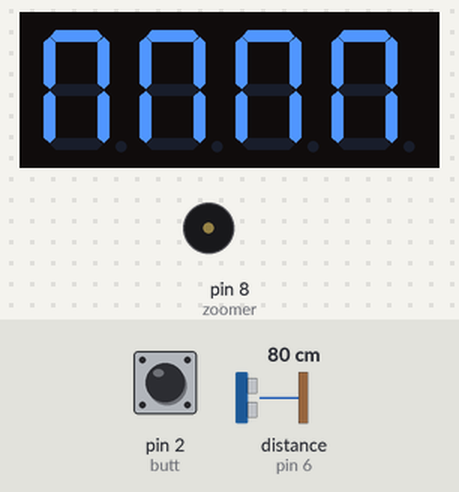
Bench run of a sketch on a simulated Arduino Uno, built with avr-gcc and run on an emulated ATmega328P. On the bench: 4-digit seven-segment display, buzzer (waves = sounding). Inputs (shaded band) come from the test bench; at power-on: pin 2 (butt) HIGH, distance to the obstacle (sensor on pin 6) 80 cm. The echo pulse lasts 58.3 µs per cm.

Above: at 4.0 s.
4.1 s: pin 2 (butt) pulled LOW for 0.15 s
At 5.3 s:
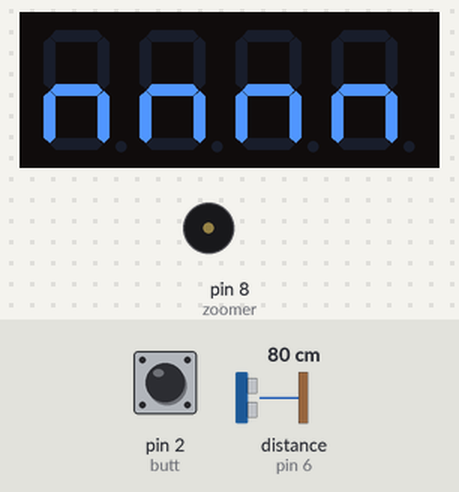
5.7 s: pin 2 (butt) pulled LOW for 1 s
At 5.92 s:
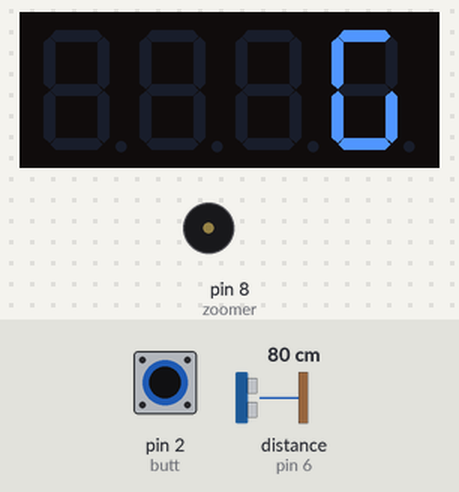
At 7.0 s:
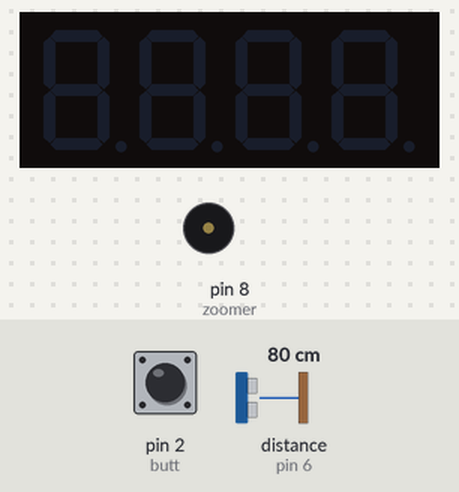
8.2 s: distance to the obstacle (sensor on pin 6) set to 72 cm
Timing chart, 0 to 11.2 s (numbered marks = the images above; inputs shaded):
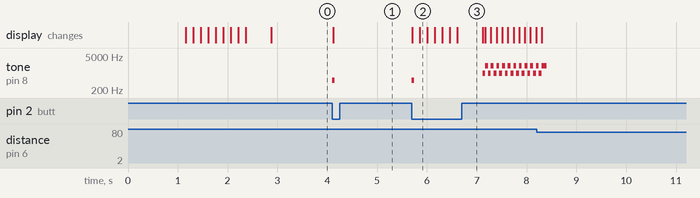

The sketch:

aga.ino
```cpp
#define CLK 4
#define DIO 5
#define butt 2

#define zoomer 8
//Настройки
#define maxLength 50 // для настройки максимальной высоты при калибровке
#define pogreshnost 2

#include "GyverTM1637.h"
#include <Ultrasonic.h>
void(* resetFunc) (void) = 0;
Ultrasonic ultrasonic(7, 6, 9999); // (Trig PIN,Echo PIN)
GyverTM1637 disp(CLK, DIO);

boolean flag = true;
boolean flagButton = true;
boolean flagStandUp = false;
boolean flagBeep = true;

volatile int minDistance = 0;
volatile int maxDistance = 0;
volatile int sitDowns = 0;
volatile int distance = 0;

long beepTime = millis();

void setup() {
  pinMode(butt, INPUT_PULLUP);
  pinMode(zoomer, OUTPUT);

  disp.clear();
  disp.brightness(7);  // яркость, 0 - 7 (минимум - максимум)

  delay(1000);
  runningTextHello();

  attachInterrupt(0, buttonPress, FALLING);

  digitalWrite(zoomer, LOW);

}

void loop() {
  distance = ultrasonic.distanceRead(CM);
  delay(50);

  if (minDistance == 0)
  {
            Serial.print(minDistance);

            Serial.print(maxDistance);
            if (maxDistance == 0)
        disp.displayByte(_N, _N, _N, _N);
      else
        disp.displayByte(_n, _n, _n, _n);

  }
  else
  {
    if (flag)
    {
      runningTextGo();
      flag = false;
    }
    else
    {
      if (flagStandUp == true)
      {
        if (distance <= (minDistance + pogreshnost))
        {

          sitDowns += 1;
          if (flagBeep != flagStandUp)
          {
            tone(zoomer, 2000, 100);
            flagBeep = flagStandUp;
          }
          flagStandUp = false;
        }
      }
      else
      {

        if (distance >= (maxDistance - pogreshnost) && distance < maxDistance + maxLength)
        {

          if (flagBeep != flagStandUp)
          {
            tone(zoomer, 1000, 100);
            flagBeep = flagStandUp;
          }
          flagStandUp = true;
        }
      }
      disp.displayInt(sitDowns);

    }

  }

}


void runningTextHello() {
  byte welcome_banner[] = {_H, _E, _L, _L, _O, _empty, _empty };
  disp.runningString(welcome_banner, sizeof(welcome_banner), 150);  // 200 это время в миллисекундах!
}

void runningTextGo() {
  byte welcome_banner[] = {_G, _O, _empty, _empty };
  disp.runningString(welcome_banner, sizeof(welcome_banner), 150);  // 200 это время в миллисекундах!
}

void buttonPress () {
  tone(zoomer, 500, 50);
  if (flagButton)
  {
    if (maxDistance == 0)
      maxDistance = distance;
    else
    {
      minDistance = distance;
      flagButton = false;
    }
  }

}
```

Measured:
- after the input at 4.1 s, tone on pin 8 (zoomer): silent → 500 Hz at once, → silent 0.05 s later; the display: changes at once (image 1)
- after the input at 5.7 s, tone on pin 8 (zoomer): plays 500 Hz for 0.05 s, 1000 Hz for 0.06 s, 2000 Hz for 0.06 s, 1000 Hz for 0.06 s, 2000 Hz for 0.06 s, 1000 Hz for 0.06 s … (21 notes in this stretch), starting at once; the display: first changes at once (image 2 shows a later state)
